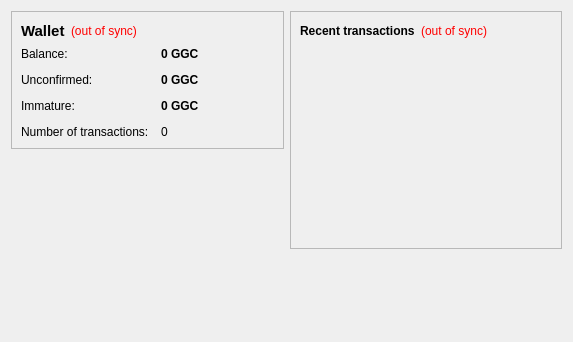
<?xml version="1.0" encoding="UTF-8"?>
<ui version="4.0">
 <class>OverviewPage</class>
 <widget class="QWidget" name="OverviewPage">
  <property name="geometry">
   <rect>
    <x>0</x>
    <y>0</y>
    <width>573</width>
    <height>342</height>
   </rect>
  </property>
  <property name="windowTitle">
   <string>Form</string>
  </property>
  <layout class="QHBoxLayout" name="horizontalLayout" stretch="1,1">
   <item>
    <layout class="QVBoxLayout" name="verticalLayout_2">
     <item>
      <widget class="QFrame" name="frame">
       <property name="frameShape">
        <enum>QFrame::StyledPanel</enum>
       </property>
       <property name="frameShadow">
        <enum>QFrame::Raised</enum>
       </property>
       <layout class="QVBoxLayout" name="verticalLayout_4">
        <item>
         <layout class="QHBoxLayout" name="horizontalLayout_4">
          <item>
           <widget class="QLabel" name="label_5">
            <property name="font">
             <font>
              <pointsize>11</pointsize>
              <weight>75</weight>
              <bold>true</bold>
             </font>
            </property>
            <property name="text">
             <string>Wallet</string>
            </property>
           </widget>
          </item>
          <item>
           <widget class="QLabel" name="labelWalletStatus">
            <property name="toolTip">
             <string>The displayed information may be out of date. Your wallet automatically synchronizes with the Gigacoin network after a connection is established, but this process has not completed yet.</string>
            </property>
            <property name="styleSheet">
             <string notr="true">QLabel { color: red; }</string>
            </property>
            <property name="text">
             <string notr="true">(out of sync)</string>
            </property>
            <property name="alignment">
             <set>Qt::AlignLeading|Qt::AlignLeft|Qt::AlignVCenter</set>
            </property>
           </widget>
          </item>
          <item>
           <spacer name="horizontalSpacer_2">
            <property name="orientation">
             <enum>Qt::Horizontal</enum>
            </property>
            <property name="sizeHint" stdset="0">
             <size>
              <width>40</width>
              <height>20</height>
             </size>
            </property>
           </spacer>
          </item>
         </layout>
        </item>
        <item>
         <layout class="QFormLayout" name="formLayout_2">
          <property name="fieldGrowthPolicy">
           <enum>QFormLayout::AllNonFixedFieldsGrow</enum>
          </property>
          <property name="horizontalSpacing">
           <number>12</number>
          </property>
          <property name="verticalSpacing">
           <number>12</number>
          </property>
          <item row="0" column="0">
           <widget class="QLabel" name="label">
            <property name="text">
             <string>Balance:</string>
            </property>
           </widget>
          </item>
          <item row="0" column="1">
           <widget class="QLabel" name="labelBalance">
            <property name="font">
             <font>
              <weight>75</weight>
              <bold>true</bold>
             </font>
            </property>
            <property name="cursor">
             <cursorShape>IBeamCursor</cursorShape>
            </property>
            <property name="toolTip">
             <string>Your current balance</string>
            </property>
            <property name="text">
             <string notr="true">0 GGC</string>
            </property>
            <property name="textInteractionFlags">
             <set>Qt::LinksAccessibleByMouse|Qt::TextSelectableByKeyboard|Qt::TextSelectableByMouse</set>
            </property>
           </widget>
          </item>
          <item row="1" column="0">
           <widget class="QLabel" name="label_3">
            <property name="text">
             <string>Unconfirmed:</string>
            </property>
           </widget>
          </item>
          <item row="1" column="1">
           <widget class="QLabel" name="labelUnconfirmed">
            <property name="font">
             <font>
              <weight>75</weight>
              <bold>true</bold>
             </font>
            </property>
            <property name="cursor">
             <cursorShape>IBeamCursor</cursorShape>
            </property>
            <property name="toolTip">
             <string>Total of transactions that have yet to be confirmed, and do not yet count toward the current balance</string>
            </property>
            <property name="text">
             <string notr="true">0 GGC</string>
            </property>
            <property name="textInteractionFlags">
             <set>Qt::LinksAccessibleByMouse|Qt::TextSelectableByKeyboard|Qt::TextSelectableByMouse</set>
            </property>
           </widget>
          </item>
          <item row="3" column="0">
           <widget class="QLabel" name="label_2">
            <property name="text">
             <string>Number of transactions:</string>
            </property>
           </widget>
          </item>
          <item row="3" column="1">
           <widget class="QLabel" name="labelNumTransactions">
            <property name="toolTip">
             <string>Total number of transactions in wallet</string>
            </property>
            <property name="text">
             <string notr="true">0</string>
            </property>
           </widget>
          </item>
          <item row="2" column="0">
           <widget class="QLabel" name="labelImmatureText">
            <property name="text">
             <string>Immature:</string>
            </property>
           </widget>
          </item>
          <item row="2" column="1">
           <widget class="QLabel" name="labelImmature">
            <property name="font">
             <font>
              <weight>75</weight>
              <bold>true</bold>
             </font>
            </property>
            <property name="toolTip">
             <string>Mined balance that has not yet matured</string>
            </property>
            <property name="text">
             <string notr="true">0 GGC</string>
            </property>
            <property name="textInteractionFlags">
             <set>Qt::LinksAccessibleByMouse|Qt::TextSelectableByKeyboard|Qt::TextSelectableByMouse</set>
            </property>
           </widget>
          </item>
         </layout>
        </item>
       </layout>
      </widget>
     </item>
     <item>
      <spacer name="verticalSpacer">
       <property name="orientation">
        <enum>Qt::Vertical</enum>
       </property>
       <property name="sizeHint" stdset="0">
        <size>
         <width>20</width>
         <height>40</height>
        </size>
       </property>
      </spacer>
     </item>
    </layout>
   </item>
   <item>
    <layout class="QVBoxLayout" name="verticalLayout_3">
     <item>
      <widget class="QFrame" name="frame_2">
       <property name="frameShape">
        <enum>QFrame::StyledPanel</enum>
       </property>
       <property name="frameShadow">
        <enum>QFrame::Raised</enum>
       </property>
       <layout class="QVBoxLayout" name="verticalLayout">
        <item>
         <layout class="QHBoxLayout" name="horizontalLayout_2">
          <item>
           <widget class="QLabel" name="label_4">
            <property name="text">
             <string>&lt;b&gt;Recent transactions&lt;/b&gt;</string>
            </property>
           </widget>
          </item>
          <item>
           <widget class="QLabel" name="labelTransactionsStatus">
            <property name="toolTip">
             <string>The displayed information may be out of date. Your wallet automatically synchronizes with the Gigacoin network after a connection is established, but this process has not completed yet.</string>
            </property>
            <property name="styleSheet">
             <string notr="true">QLabel { color: red; }</string>
            </property>
            <property name="text">
             <string notr="true">(out of sync)</string>
            </property>
            <property name="alignment">
             <set>Qt::AlignRight|Qt::AlignTrailing|Qt::AlignVCenter</set>
            </property>
           </widget>
          </item>
          <item>
           <spacer name="horizontalSpacer">
            <property name="orientation">
             <enum>Qt::Horizontal</enum>
            </property>
            <property name="sizeHint" stdset="0">
             <size>
              <width>40</width>
              <height>20</height>
             </size>
            </property>
           </spacer>
          </item>
         </layout>
        </item>
        <item>
         <widget class="QListView" name="listTransactions">
          <property name="styleSheet">
           <string notr="true">QListView { background: transparent; }</string>
          </property>
          <property name="frameShape">
           <enum>QFrame::NoFrame</enum>
          </property>
          <property name="verticalScrollBarPolicy">
           <enum>Qt::ScrollBarAlwaysOff</enum>
          </property>
          <property name="horizontalScrollBarPolicy">
           <enum>Qt::ScrollBarAlwaysOff</enum>
          </property>
          <property name="selectionMode">
           <enum>QAbstractItemView::NoSelection</enum>
          </property>
         </widget>
        </item>
       </layout>
      </widget>
     </item>
     <item>
      <spacer name="verticalSpacer_2">
       <property name="orientation">
        <enum>Qt::Vertical</enum>
       </property>
       <property name="sizeHint" stdset="0">
        <size>
         <width>20</width>
         <height>40</height>
        </size>
       </property>
      </spacer>
     </item>
    </layout>
   </item>
  </layout>
 </widget>
 <resources/>
 <connections/>
</ui>
